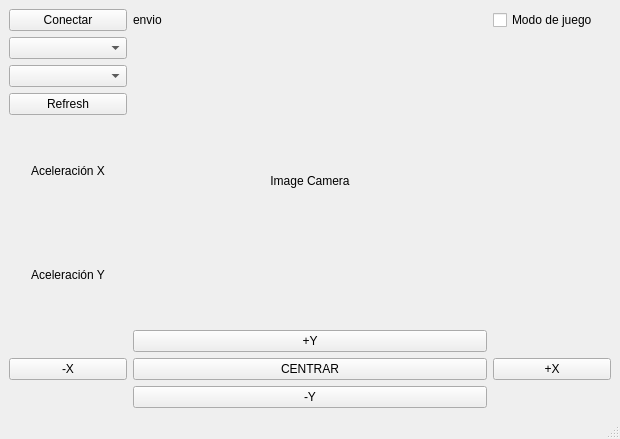
<?xml version="1.0" encoding="UTF-8"?>
<ui version="4.0">
 <class>MainWindow</class>
 <widget class="QMainWindow" name="MainWindow">
  <property name="geometry">
   <rect>
    <x>0</x>
    <y>0</y>
    <width>620</width>
    <height>439</height>
   </rect>
  </property>
  <property name="windowTitle">
   <string>MainWindow</string>
  </property>
  <widget class="QWidget" name="centralwidget">
   <layout class="QHBoxLayout" name="horizontalLayout">
    <item>
     <layout class="QGridLayout" name="gridLayout" columnstretch="1,3,1">
      <item row="0" column="1">
       <widget class="QLabel" name="label">
        <property name="layoutDirection">
         <enum>Qt::LeftToRight</enum>
        </property>
        <property name="text">
         <string>envio</string>
        </property>
       </widget>
      </item>
      <item row="5" column="0">
       <widget class="QPushButton" name="mex">
        <property name="cursor">
         <cursorShape>OpenHandCursor</cursorShape>
        </property>
        <property name="text">
         <string>-X</string>
        </property>
       </widget>
      </item>
      <item row="1" column="0">
       <layout class="QGridLayout" name="gridLayout_2">
        <item row="0" column="0">
         <widget class="QComboBox" name="portOptions"/>
        </item>
        <item row="1" column="0">
         <widget class="QComboBox" name="baudOptions"/>
        </item>
        <item row="2" column="0">
         <widget class="QPushButton" name="refreshButton">
          <property name="text">
           <string>Refresh</string>
          </property>
          <property name="icon">
           <iconset theme="search"/>
          </property>
         </widget>
        </item>
       </layout>
      </item>
      <item row="4" column="1">
       <widget class="QPushButton" name="may">
        <property name="text">
         <string>+Y</string>
        </property>
       </widget>
      </item>
      <item row="5" column="1">
       <widget class="QPushButton" name="centro">
        <property name="text">
         <string>CENTRAR</string>
        </property>
       </widget>
      </item>
      <item row="6" column="1">
       <widget class="QPushButton" name="mey">
        <property name="text">
         <string>-Y</string>
        </property>
       </widget>
      </item>
      <item row="0" column="2">
       <widget class="QCheckBox" name="modo">
        <property name="text">
         <string>Modo de juego</string>
        </property>
       </widget>
      </item>
      <item row="0" column="0">
       <widget class="QPushButton" name="connectButton">
        <property name="text">
         <string>Conectar</string>
        </property>
        <property name="icon">
         <iconset theme="document-open"/>
        </property>
       </widget>
      </item>
      <item row="5" column="2">
       <widget class="QPushButton" name="max">
        <property name="text">
         <string>+X</string>
        </property>
       </widget>
      </item>
      <item row="1" column="1" rowspan="3">
       <widget class="QLabel" name="label_2">
        <property name="text">
         <string>Image Camera</string>
        </property>
        <property name="alignment">
         <set>Qt::AlignCenter</set>
        </property>
       </widget>
      </item>
      <item row="2" column="0">
       <widget class="QLabel" name="accelX">
        <property name="text">
         <string>Aceleración X</string>
        </property>
        <property name="alignment">
         <set>Qt::AlignCenter</set>
        </property>
       </widget>
      </item>
      <item row="3" column="0">
       <widget class="QLabel" name="accelY">
        <property name="text">
         <string>Aceleración Y</string>
        </property>
        <property name="alignment">
         <set>Qt::AlignCenter</set>
        </property>
       </widget>
      </item>
     </layout>
    </item>
   </layout>
  </widget>
  <widget class="QMenuBar" name="menubar">
   <property name="geometry">
    <rect>
     <x>0</x>
     <y>0</y>
     <width>620</width>
     <height>22</height>
    </rect>
   </property>
  </widget>
  <widget class="QStatusBar" name="statusbar"/>
 </widget>
 <resources/>
 <connections/>
</ui>
